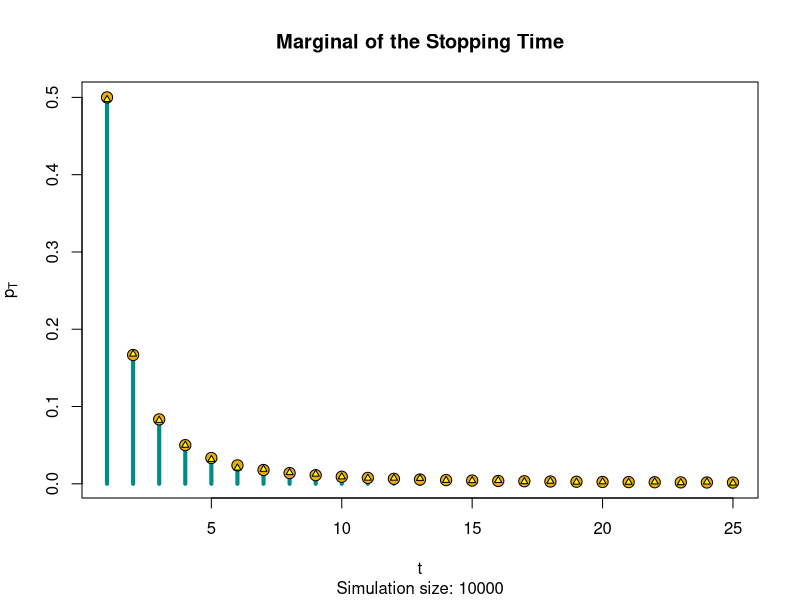
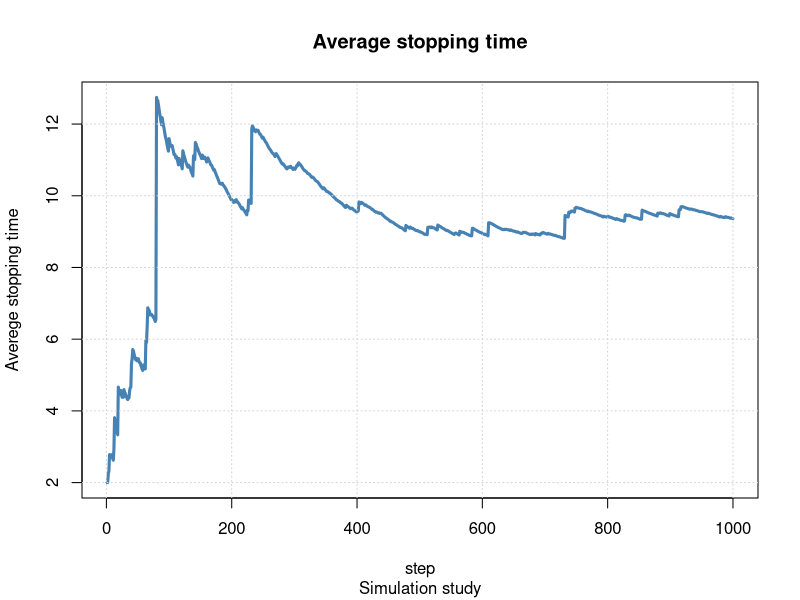
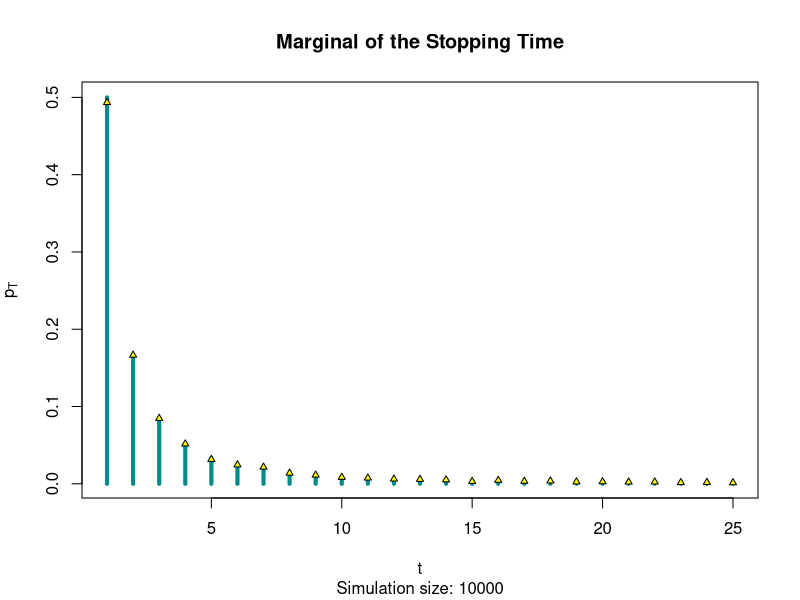
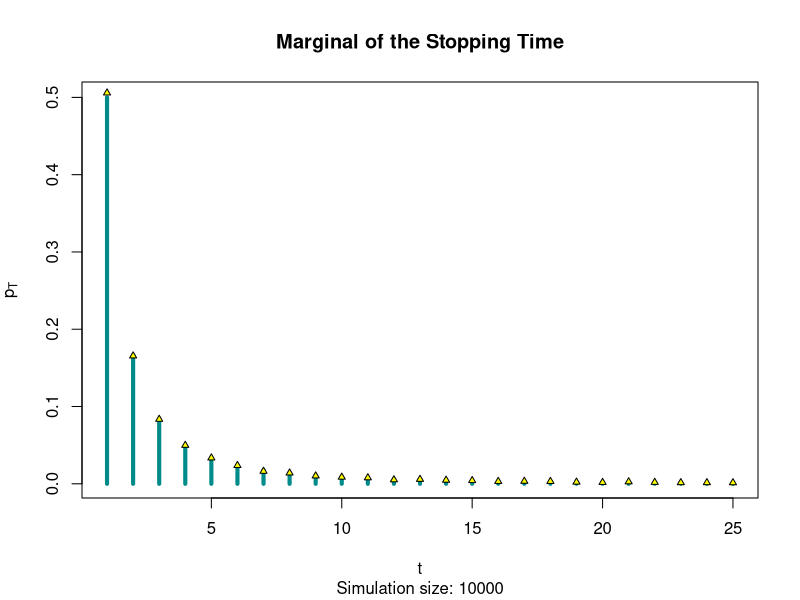
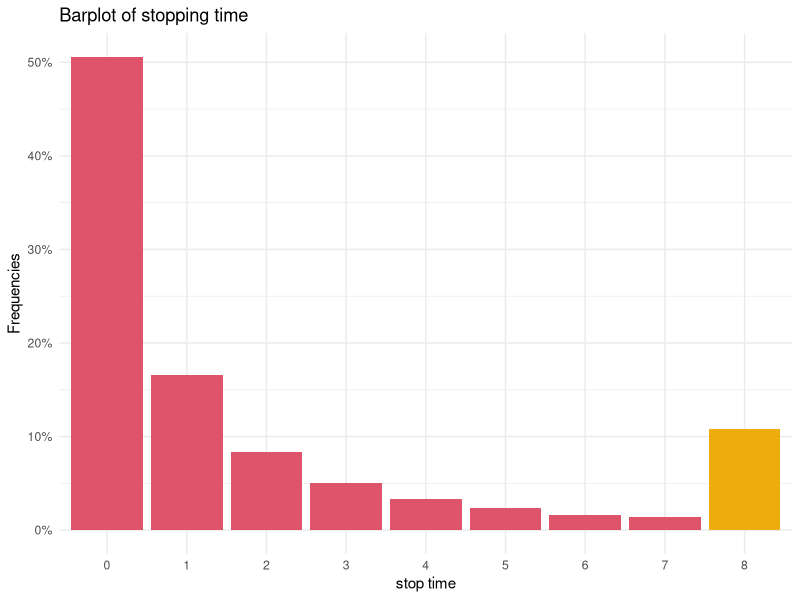

Source code (R) for these figures, in order:
# Homework 1 of Statistcs for Data Science
# Accademic year: 2022/2023
# Authors: Barba Paolo, Candi Matteo
rm(list=ls())

# Exercise 1 Stopping time   ----------------------------- 
######### First code############################
M <- 10000             # simulation size
t_data <- rep(NA, M)   # pre-allocation the data structure (simple vector)
for (m in 1:M){
  x <- runif(1)    # sampling the threshold value
  y <- runif(1)    # first process value
  t <- 1
  while (y > x) {
    t <- t + 1
    y <- runif(1)  # no memory
  }
  t_data[m] <- t   # save
}
p_hat <- proportions( table( t_data ) )


# True marginal PMF of T
pT <- function(t)  1/(t*(t+1))

# Plot it zooming in between t = 1 and t = 25
t_seq <- 1:25

# True PMF of T
plot(t_seq, pT(t_seq), 
     type = "h",
     lwd = 4,
     col = "cyan4",
     ylab = expression(p[T]),
     xlab = "t",
     main = "Marginal of the Stopping Time",
     sub = paste("Simulation size:", M))

points(t_seq, pT(t_seq), pch = 21, 
       col = "black", bg = "darkgoldenrod2", cex = 1.5)

# Simulative approximation to the PMF of T
points(t_seq, p_hat[t_seq], pch = 24, 
       col = "black", bg = "yellow", cex = .7)


step_size = 10
ave_step  = seq(1, length(t_data), step_size)
ave_vec = rep(NA, length(ave_step))

t <- 0
for (i in ave_step){
  t <- t + 1
  ave_vec[t] = mean( t_data[1:i] )
}


plot(ave_vec , main = "Average stopping time",
     xlab = "step", ylab = "Averege stopping time",
     sub = "Simulation study", col = "steelblue" , type = "l" , lwd =3)
grid()

#Comments:

#Suppose we have to pay c euros to start this experiment and we win as many dollars as the waiting time.
#The question we want to answer is: What is the "fair" amount in order to play this game. 

#On average you expect to win an infinite amount from this game, so according to traditional expected value theory, you can afford to pay any amount c to play.


#In fact, reapeating this experiment many time, it will have to happen (with very low probability)  to win so much, enough for paying all the expenses incurred before.

#In practice though, no reasonable person is willing to pay a lot of money to play this game. The intuitive refusal to invest large sums in the game is well supported by the simulation described in the following graph. By repeating the series 10,000 times, on average low winnings are obtained at the beginning (a few units). Subsequently the average rises, corresponding to some lucky series, and then decreases slightly until the next lucky hit. The overall trend is undoubtedly growing, and will mathematically tend to infinity after an infinite series of plays but, in the 10,000 plays of the simulation, the average of the winnings has just reached the value of 10.

#From the statistical point of view, no difficulties came from the situation presented in the game. In other words, it is perfectly coherent to accept the  possibility of an infinite win, such as to balance any amount paid in the (infinite) times the win is insignificant.


#Conclusion:
# Ultimately, the decision to play or not to play this game  must depend on each individual's risk, itself dependent on many parameters, such as initial revenue or the amount you are willing to lose.

#If the earnings here are "on average" infinite, you must also have infinite funds and play an infinite number of times to be eligible for certain earnings.

#############Second way (hopefully faster)############

#The main idea is to simulate a uniform(0,1) that will be the probbability's parameter of the geometric distibution. Basically we are doing a mixture model T ~ Geom(u) where U ~ Unif(0,1)


M <- 10000             # simulation size
t_data <- rep(NA, M)   # # pre-allocation the data structure (simple vector)

for(m in 1:M){
  u <- runif(n = 1)
  t_data[m] <- rgeom(n = 1, prob = u)
}

#RE-plotting the true distribution
plot(t_seq, pT(t_seq), 
     type = "h",
     lwd = 4,
     col = "cyan4",
     ylab = expression(p[T]),
     xlab = "t",
     main = "Marginal of the Stopping Time",
     sub = paste("Simulation size:", M))


p_hat <- proportions( table( t_data ) )
points(t_seq, p_hat[t_seq], pch = 24, 
       col = "black", bg = "yellow", cex = .7)

# It works daje, for sure faster !!!


#############Third way (hopefully faster)############

#Thinking as before but more treaky in the code ( as Matteo said)

M <- 10000             # simulation size
   # # pre-allocation the data structure (simple vector)

stop_simulation <-rgeom(n = M, prob = runif(n = M))

p_hat <- proportions( table( stop_simulation ) )

#RE-RE-plotting the true distribution

plot(t_seq, pT(t_seq), 
     type = "h",
     lwd = 4,
     col = "cyan4",
     ylab = expression(p[T]),
     xlab = "t",
     main = "Marginal of the Stopping Time",
     sub = paste("Simulation size:", M))

points(t_seq, p_hat[t_seq], pch = 24, 
       col = "black", bg = "yellow", cex = .7)


#It WORKSS, Daje matte!! 


#A possible solution: A maximum win of L

L = 8

stop_simulation[stop_simulation>7] = L
tab = proportions(table(stop_simulation))



library(ggplot2)

# Create Data
data=data.frame(tab)



ggplot(data, aes(x=stop_simulation, y=Freq,fill=stop_simulation))+
  geom_bar(stat="identity") +
  scale_fill_manual(values=c(2,2,2,2,2,2,2,2,"darkgoldenrod2"))+
  theme_minimal() +
  xlab("stop time") + ylab("Frequencies") +  guides(fill="none") +
  ggtitle("Barplot of stopping time" ) + 
  scale_y_continuous(labels=scales::percent)  



#we can see that 50% of the time the stopping time is equal to 0(more comments). Considering the fact of the maximum revenue fixed to L = 8 in the simultation study it result a "fair" amount to pay as
mean(tab)
